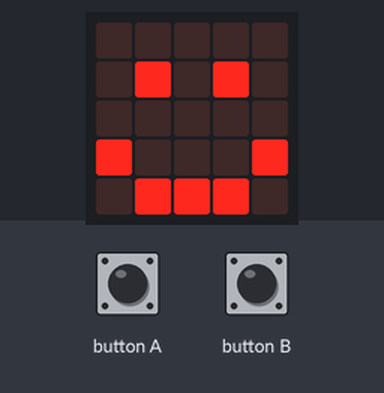
This program was run on a simulated BBC micro:bit running MicroPython. On the bench: the board's 5×5 LED display. Inputs (shaded band) come from the test bench.

Above: at 1.2 s.
1.3 s: button A pressed for 0.15 s
At 1.35 s:
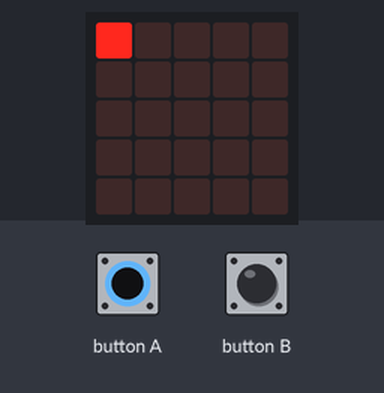
At 1.76 s:
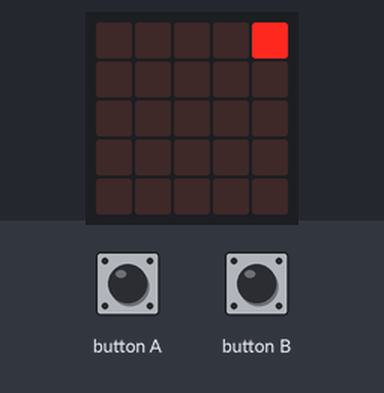
2.0 s: button B pressed for 0.15 s
At 2.08 s:
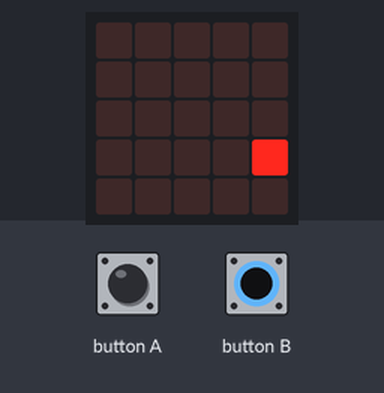
2.7 s: button A pressed for 1 s
4.3 s: button B pressed for 1 s
Timing chart, 0 to 6.9 s (numbered marks = the images above; inputs shaded):
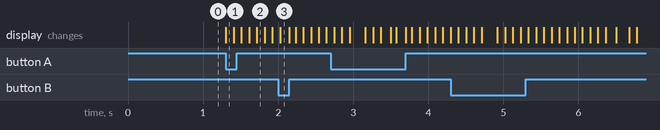

The program:

main.py
```python
"""
Created by: Dat Nguyen
Created on: May 2026
This module will move a pixel along the perimeter.
"""

from microbit import *

# initialize display
display.show(Image.HAPPY)

while True:
    if button_a.was_pressed():
        # reset display
        display.clear()

        # reset counters
        x_counter = 0
        y_counter = 0

        # move right
        while x_counter < 4:
            display.set_pixel(x_counter, y_counter, 9)
            x_counter += 1
            sleep(100)
            display.clear()

        # move down
        while y_counter < 4:
            display.set_pixel(x_counter, y_counter, 9)
            y_counter += 1
            sleep(100)
            display.clear()

        # move left
        while x_counter > 0:
            display.set_pixel(x_counter, y_counter, 9)
            x_counter -= 1
            sleep(100)
            display.clear()

        # move up
        while y_counter >= 0:
            display.set_pixel(x_counter, y_counter, 9)
            y_counter -= 1
            sleep(100)
            display.clear()

        display.show(Image.HAPPY)

    if button_b.was_pressed():
        # reset display
        display.clear()

        # reset counters
        x_counter = 0
        y_counter = 0

        # move down
        while y_counter < 4:
            display.set_pixel(x_counter, y_counter, 9)
            y_counter += 1
            sleep(100)
            display.clear()

        # move right
        while x_counter < 4:
            display.set_pixel(x_counter, y_counter, 9)
            x_counter += 1
            sleep(100)
            display.clear()

        # move up
        while y_counter > 0:
            display.set_pixel(x_counter, y_counter, 9)
            y_counter -= 1
            sleep(100)
            display.clear()

        # move left
        while x_counter >= 0:
            display.set_pixel(x_counter, y_counter, 9)
            x_counter -= 1
            sleep(100)
            display.clear()

        display.show(Image.HAPPY)
```

Measured:
- after the input at 1.3 s, the display: changes at once (image 1)
